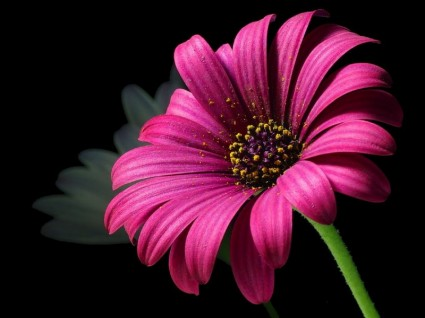
#> input picture practical homework 4/pic1.jpg, 425 x 318 px
$ python 'problem 1.py'
#> lines starting #> are read from the running program, lines starting #| are printed output that depends on the picture
import cv2 as cv
import numpy as np
import matplotlib as mpl
import matplotlib.pyplot as plt

pic1 = cv.imread('pic1.jpg')
#> pic1 is the input picture: shape (318, 425, 3); mean B, G, R 41.3, 21.8, 66.2

gray = cv.cvtColor(pic1, cv.COLOR_BGR2GRAY)
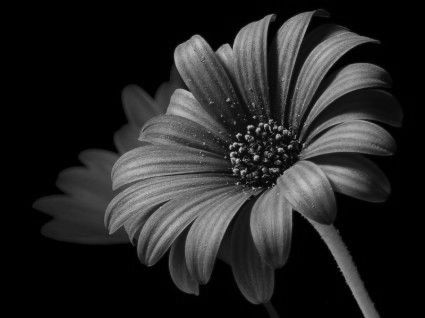
#> gray: shape (318, 425); min 0, max 201, mean 37.3
gray_hist = cv.calcHist([gray], [0], None, [180], [0,180])
#> gray_hist = 180 values, max 61333 at index 0, min 33 at index 177, mean 749.9
gray_hist = [i[0] for i in gray_hist]

mpl.use('tkagg')
x = np.arange(180)
plt.plot(x,gray_hist)
plt.title('Grayscale Histogram')
plt.xlabel('Bins')
plt.ylabel('N of pixels')

plt.show()
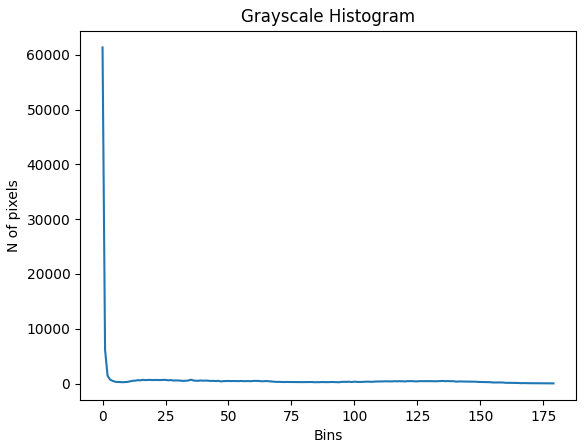
#> figure drawn by matplotlib, 1 panel; curve peaks at x = 0, y = 61333


cv.waitKey(0)
